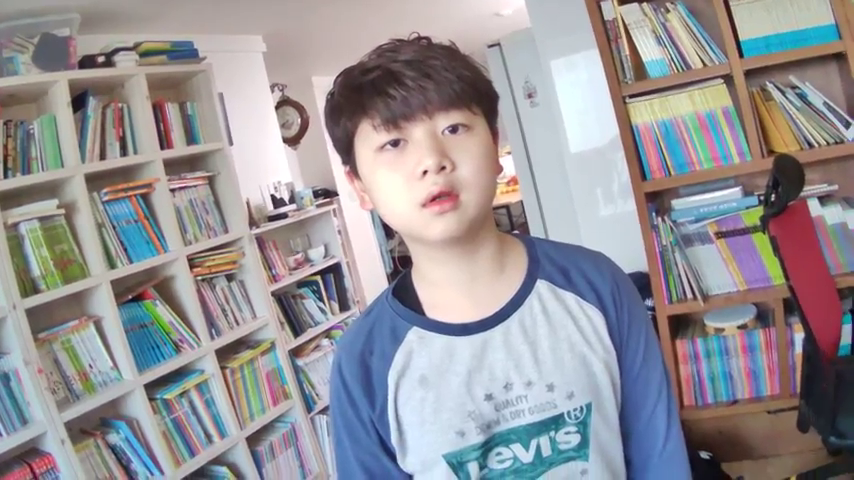
#> input picture frame 18 of kgh/JW_HOME.mp4, 854 x 480 px, given in place of the camera
$ python ex_face_tracking.py
#> lines starting #> are read from the running program, lines starting #| are printed output that depends on the picture; after the words box and inside, x2 and y2 are one past the last pixel; in counts of white or black regions, pixels touching at a corner belong together
# -*- coding: utf-8 -*-
"""
Created on Sun Nov 14 16:09:19 2021

@author: natha
"""

import cv2
import datetime
import os

cur_dir = os.getcwd() + '\\'

cap = cv2.VideoCapture(0)

fourcc = cv2.VideoWriter_fourcc(*'XVID')
record = False

face_cascade = cv2.CascadeClassifier('./imported_model/haarcascade_frontalface_default.xml')
# face_cascade = cv2.CascadeClassifier('./imported_model/haarcascade_eye.xml')
# face_cascade = cv2.CascadeClassifier('./imported_model/haarcascade_lefteye_2splits.xml')

while True:
    ret, img = cap.read()
#> img is the input picture: shape (480, 854, 3); mean B, G, R 151.5, 147.2, 150.1

    if not ret:
        break

    gray = cv2.cvtColor(img, cv2.COLOR_BGR2GRAY)
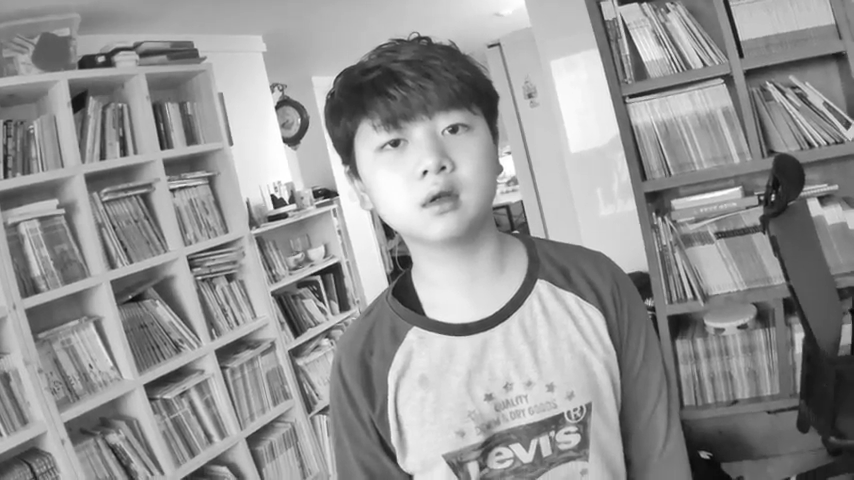
#> gray: shape (480, 854); min 2, max 255, mean 148.6
    faces = face_cascade.detectMultiScale(gray, 1.08, 5)
#> faces = [[344, 71, 166, 166]]

    for x, y, w, h in faces:
        cv2.rectangle(img, (x,y), (x+w, y+h), (0,255,0),2)
#> this loop made 1 pass
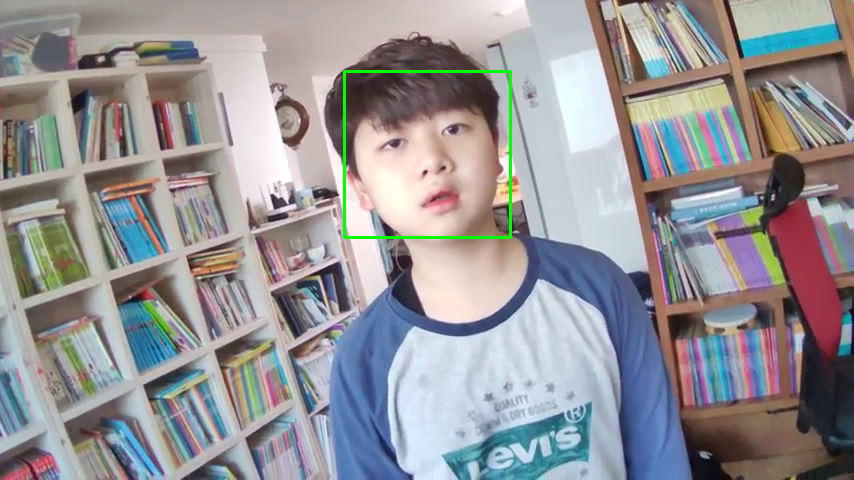
#> img: shape (480, 854, 3); 0.48% of pixels changed, all inside (x1, y1, x2, y2) = (343, 70, 512, 239)

    cv2.imshow('Output', img)

    now = datetime.datetime.now().strftime("%d_%H-%M-%S")
    key = cv2.waitKey(33)
#> (key Esc is pressed here)

    if key == 27:
        break
    elif key == ord('c'):
        print('Capture')
        cv2.imwrite(cur_dir + str(now) + ".png", img)
    elif key == ord('s'):
        print("Video Rec Start")
        record = True
        video = cv2.VideoWriter(cur_dir + str(now) + ".avi", fourcc, 20.0, (img.shape[1], img.shape[0]))
    elif key == ord('t'):
        print("Video Rec Stop")
        record = False
        video.release()

    if record == True:
        print("On Rec..")
        video.write(img)

cap.release()
cv2.destroyAllWindows()

$ run again, starting later in the video
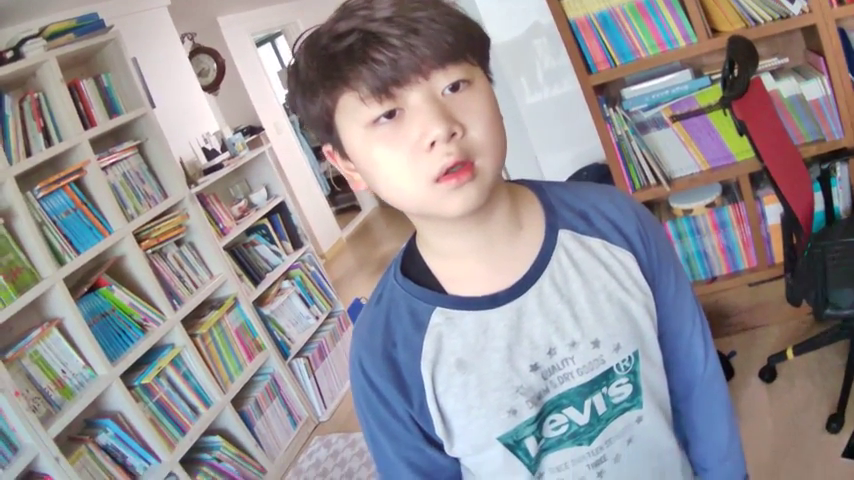
#> input picture frame 82 of kgh/JW_HOME.mp4, 854 x 480 px, given in place of the camera
#> img is the input picture: shape (480, 854, 3); mean B, G, R 148.3, 144.5, 149.1
#> `gray = cv2.cvtColor(img, cv2.COLOR_BGR2GRAY)`:
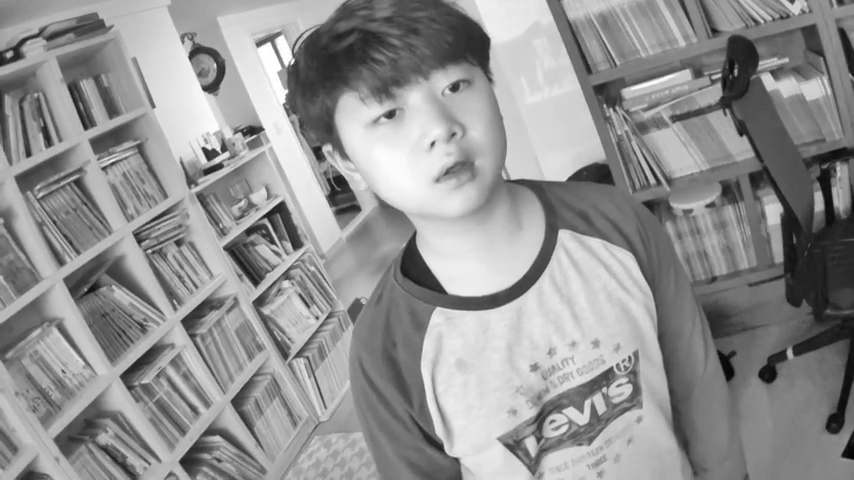
#> gray: shape (480, 854); min 1, max 255, mean 146.3
#> faces = [[609, 376, 26, 26]]
#> the loop `for x, y, w, h in faces:` made 1 pass
#> after the loop `for x, y, w, h in faces:`:
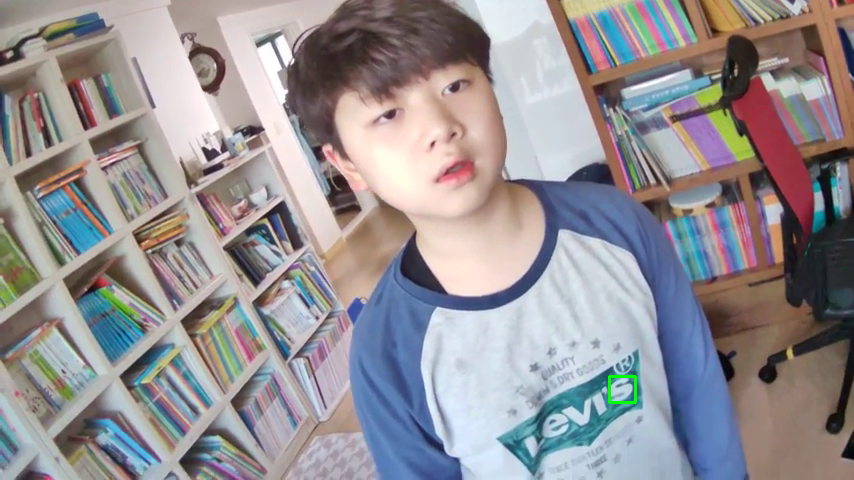
#> img: shape (480, 854, 3); 0.08% of pixels changed, all inside (x1, y1, x2, y2) = (608, 375, 637, 404)

$ run again, starting later in the video
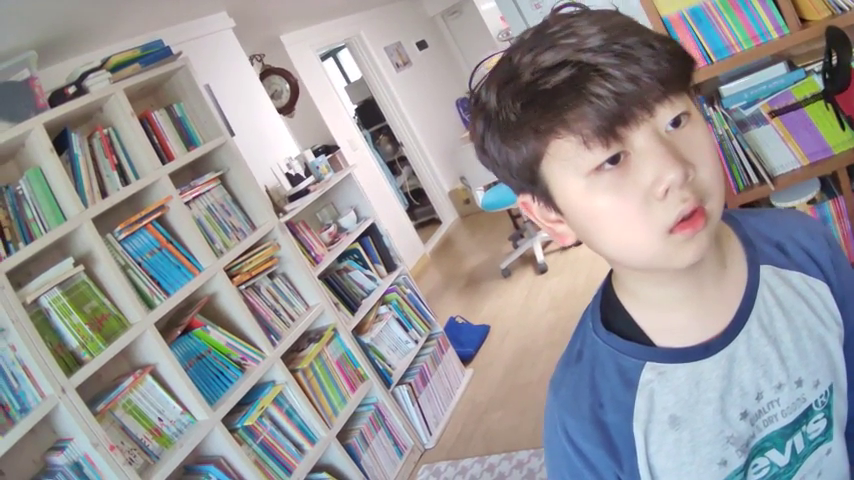
#> input picture frame 146 of kgh/JW_HOME.mp4, 854 x 480 px, given in place of the camera
#> img is the input picture: shape (480, 854, 3); mean B, G, R 151, 149.1, 151.3
#> `gray = cv2.cvtColor(img, cv2.COLOR_BGR2GRAY)`:
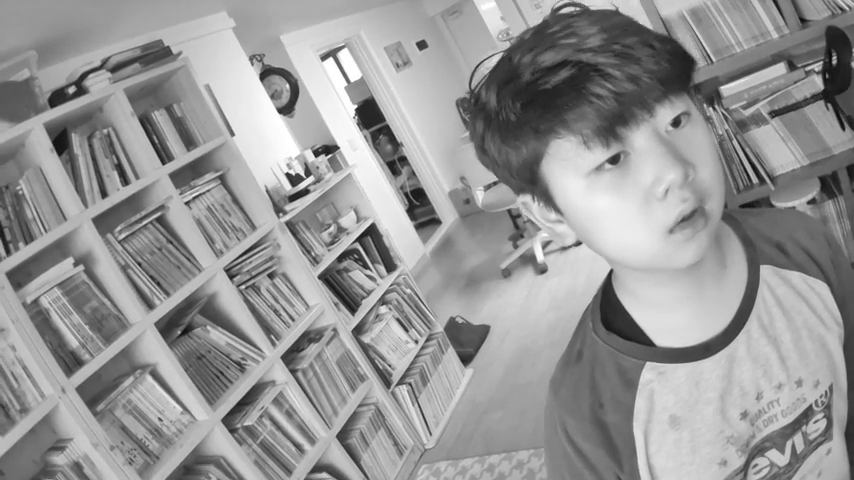
#> gray: shape (480, 854); min 9, max 255, mean 149.9
#> faces = [[300, 17, 94, 94]]
#> the loop `for x, y, w, h in faces:` made 1 pass
#> after the loop `for x, y, w, h in faces:`:
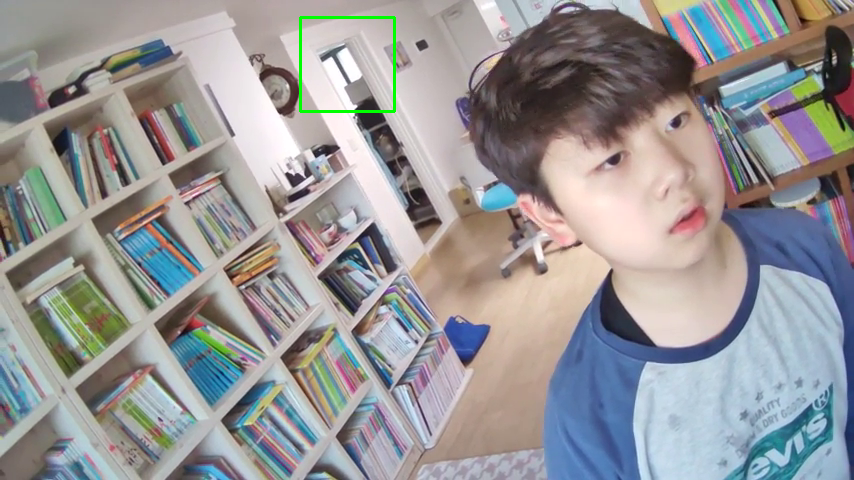
#> img: shape (480, 854, 3); 0.27% of pixels changed, all inside (x1, y1, x2, y2) = (299, 16, 396, 113)
